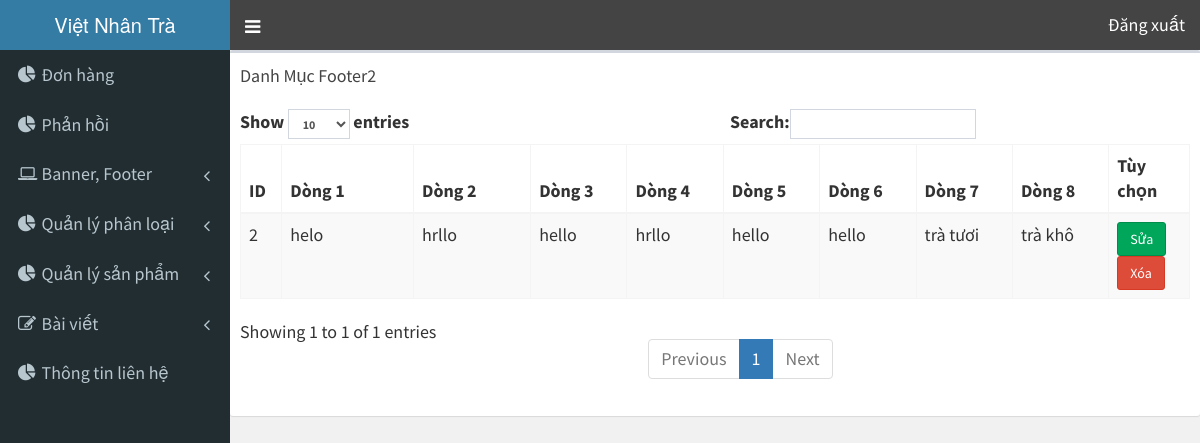
Screenshot of /admin/index.php?page=foo_ter2 (signed in) with the database file from the repository.
### tables this page shows
CREATE TABLE `foo_ter2` (
  `id_ft2` int(11) NOT NULL,
  `dong1` varchar(100) NOT NULL,
  `dong2` varchar(100) NOT NULL,
  `dong3` varchar(100) NOT NULL,
  `dong4` varchar(100) NOT NULL,
  `dong5` varchar(100) NOT NULL,
  `dong6` varchar(100) NOT NULL,
  `dong7` varchar(100) NOT NULL,
  `dong8` varchar(100) NOT NULL
);

### admin/foo_ter2/foo_ter2.php (the view, shortened to what this page needs)
<?php
    $q = "SELECT COUNT(id_ft2) FROM foo_ter2";
    $count = $conn->query($q);
    foreach ($count as $r){
        $ft02 = $r[0];
    }
    if($ft02>0){
?>
          <div class="box">
            <div class="box-header">
              <h3 class="box-title">Danh Mục Footer2</h3>
            </div>
            <div class="box-body">
              <table id="example1" class="table table-bordered table-striped">
                <thead>
                <tr>
					<th style="width: 4%;">ID</th>
					<th style="width: 11%;">Dòng 1</th>
                                        <th style="width: 10%;">Dòng 2</th>
					<th style="width: 8.5%;">Dòng 3</th>
                                        <th style="width: 8.5%;">Dòng 4</th>
                                        <th style="width: 8.5%;">Dòng 5</th>
                                        <th style="width: 8.5%;">Dòng 6</th>
                                        <th style="width: 8.5%;">Dòng 7</th>
                                        <th style="width: 8.5%;">Dòng 8</th>
					<th style="width:6%;">Tùy chọn</th>
                </tr>
                </thead>
                <tbody>
                <?php
            $query = "SELECT id_ft2, dong1, dong2, dong3, dong4, dong5, dong6, dong7, dong8 FROM foo_ter2 WHERE 1";
            $rows = $conn->query($query);
              foreach($rows as $cot)
                {
                echo "<tr>"
                . "<td>$cot[0]</td>"
                . "<td>$cot[1]</td>"
                . "<td>$cot[2]</td>"
                . "<td>$cot[3]</td>"
                . "<td>$cot[4]</td>"
                . "<td>$cot[5]</td>"
                . "<td>$cot[6]</td>"
                . "<td>$cot[7]</td>"
                . "<td>$cot[8]</td>"
                . "<td><a href='index.php?page=sua_foo_ter2&id=$cot[0]' class='btn btn-success'>Sửa</a> "
                . "<a href='#' onclick='check($cot[0])' class='btn btn-danger'>Xóa</a></td>"
                ."</tr>";
                }
                ?>
                </tbody>
              </table>
            </div>
          </div>
<?php
    } else {
        header('location:index.php?page=them_foo_ter2');
    }
?>

### rows the page displays
foo_ter2: id_ft2 "2", dong1 "helo", dong2 "hrllo", dong3 "hello", dong4 "hrllo", dong5 "hello", dong6 "hello", dong7 "trà tươi", dong8 "trà khô"
